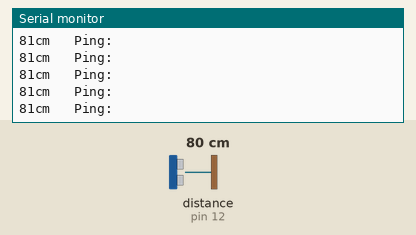
This sketch was run on a simulated Arduino Uno, built with avr-gcc and run on an emulated ATmega328P. On the bench: the last lines printed to the serial monitor. The test bench sets the inputs (shaded band); at power-on: distance to the obstacle (sensor on pin 12) 80 cm. The echo pulse lasts 58.3 µs per cm.

Above: at 1.2 s.
1.3 s: distance to the obstacle (sensor on pin 12) set to 2 cm
At 1.37 s:
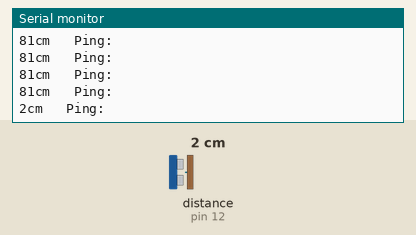
4.3 s: distance to the obstacle (sensor on pin 12) set to 4 cm
At 4.3 s:
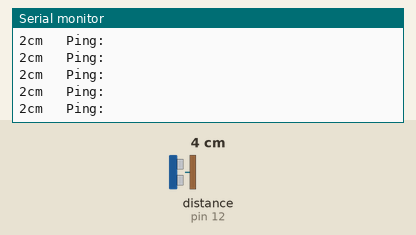
Timing chart, 0 to 7.3 s (numbered marks = the images above; inputs shaded):
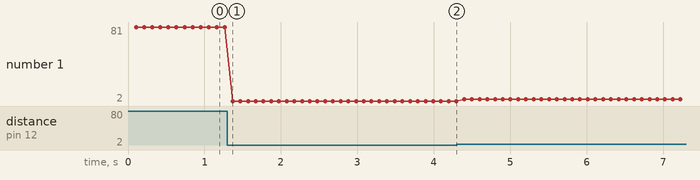

Measured:
- after the input at 1.3 s, the serial monitor: prints a new line after 0.07 s (image 1)
- plotted number 1: 81 → 2 after the input at 1.3 s, 2 → 4 after the input at 4.3 s

The sketch:

10c_NewPing_v1_simple.ino
```cpp
//
// ---------------------------------------------------------------------------
// Example NewPing library sketch that does a ping about 20 times per second.
// ---------------------------------------------------------------------------

#include <NewPing.h>
#define TRIGGER_PIN  11  // Arduino pin tied to trigger pin on the ultrasonic sensor.
#define ECHO_PIN     12  // Arduino pin tied to echo pin on the ultrasonic sensor.
#define MAX_DISTANCE 360 // Maximum distance we want to ping for (in centimeters). Maximum sensor distance is rated at 400-500cm.

//   50cm = 19.865" = approx 2ft
//   61cm = 2ft
//   76cm = 2.5ft
//  150cm = 5ft
//  300cm = 10ft - plenty!! for max
//  400cm = 13ft
//  500cm = 16ft

NewPing sonar(TRIGGER_PIN, ECHO_PIN, MAX_DISTANCE); // NewPing setup of pins and maximum distance.

unsigned int dist = 0;

void setup() {
  Serial.begin(115200); // Open serial monitor at 115200 baud to see ping results.
                        // rememebr to change the baud rate of the serial monitor!!!
}

void loop() {
// ===================================================================
//   NEW PING  - ultrasonic sensor read
// ===================================================================
  delay(100);                     // Wait 50ms between pings (about 20 pings/sec). 29ms should be the shortest delay between pings.
  dist = sonar.ping_cm(); // Send ping, get distance in cm - assign to variable (0 = outside set distance range)
  Serial.println("Ping: ");
  Serial.print(dist);  // print ping result (0 = outside set distance range)
  Serial.print("cm \t");
// ===================================================================


// ===================================================================
} // END loop ========================================================
// ===================================================================
```
